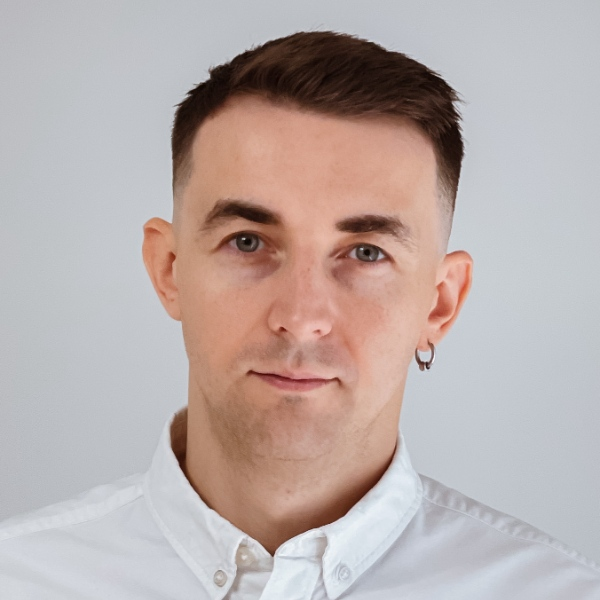
#> input picture images/photo.JPG, 600 x 600 px, given in place of the camera
$ python web_cam.py
#> lines starting #> are read from the running program, lines starting #| are printed output that depends on the picture
import glob
import time
from send_email import send_email
from datetime import datetime
from threading import Thread
import os
import cv2

video = cv2.VideoCapture(0)
time.sleep(1)
first_frame = None
status_list = []
count = 1


def clean_folder():
    print("Clean folder function started")
    images = glob.glob("images_web/*png")
    for image in images:
        os.remove(image)
    print("Clean folder function finished")


while True:
    status = 0
    check, frame = video.read()
#> frame is the input picture: shape (600, 600, 3); mean B, G, R 170.7, 173.1, 186
    gray_frame = cv2.cvtColor(frame, cv2.COLOR_BGR2GRAY)
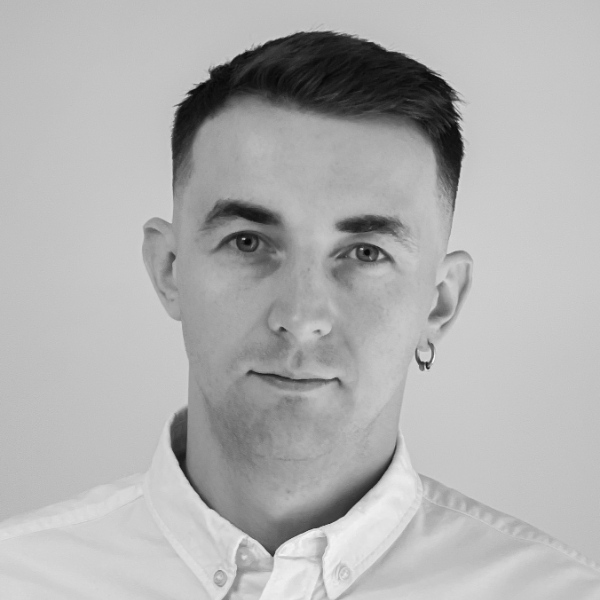
#> gray_frame: shape (600, 600); min 6, max 247, mean 176.8
    gray_frame_gau = cv2.GaussianBlur(gray_frame, (21, 21), 0)
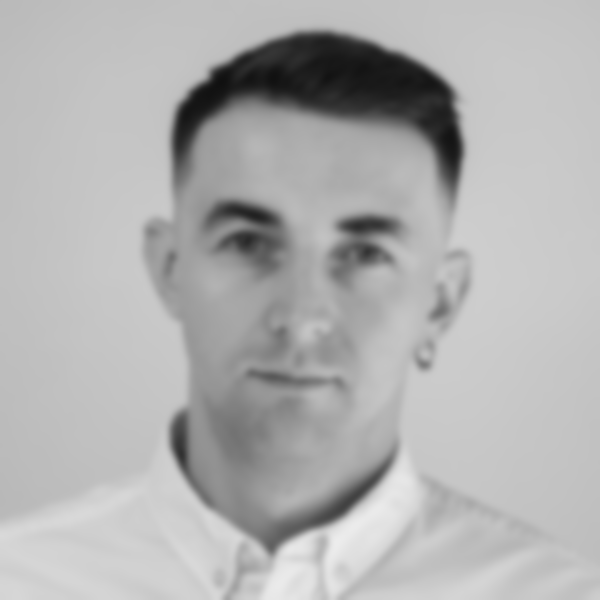
#> gray_frame_gau: shape (600, 600); min 16, max 236, mean 176.8

    now = datetime.now()
    cv2.putText(img=frame, text=now.strftime("%A"), org=(30, 80),
                fontFace=cv2.FONT_HERSHEY_PLAIN, fontScale=3, color=(255, 255, 255),
                thickness=2, lineType=cv2.LINE_AA)
    cv2.putText(img=frame, text=now.strftime("%H:%M:%S"), org=(30, 140),
                fontFace=cv2.FONT_HERSHEY_PLAIN, fontScale=3, color=(255, 0, 0),
                thickness=2, lineType=cv2.LINE_AA)
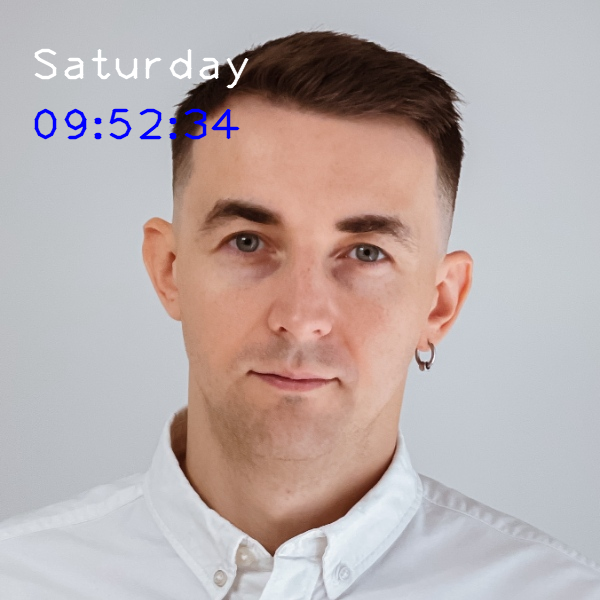
#> frame: shape (600, 600, 3); mean B, G, R 171.4, 172.8, 185.6

    if first_frame is None:
        first_frame = gray_frame_gau

    delta_frame = cv2.absdiff(first_frame, gray_frame_gau)
#> delta_frame: shape (600, 600); every value is 0

    thresh_frame = cv2.threshold(delta_frame, 60, 255, cv2.THRESH_BINARY)[1]
    dil_frame = cv2.dilate(thresh_frame, None, iterations=2)

    contours, check = cv2.findContours(dil_frame, cv2.RETR_EXTERNAL, cv2.CHAIN_APPROX_SIMPLE)
#> contours = []; check = None

    # if it's a fake object we just continue
    for contour in contours:
        if cv2.contourArea(contour) < 5000:
            continue
        x, y, w, h = cv2.boundingRect(contour)
        rectangle = cv2.rectangle(frame, (x, y), (x + w, y + h), (0, 255, 0), 3)
        if rectangle.any():
            status = 1
            cv2.imwrite(f"images_web/{count}.png", frame)
            count += 1
            all_images = glob.glob("images_web/*.png")
            index = int(len(all_images) / 2)
            image_with_object = all_images[index]

    status_list.append(status)
    status_list = status_list[-2:]

    if status_list[0] == 1 and status_list[1] == 0:
        email_thread = Thread(target=send_email, args=(image_with_object, ))
        email_thread.daemon = True
        email_thread.start()

    cv2.imshow("My video", frame)
    # close the app if the user click on "Q" on keyboard
    key = cv2.waitKey(1)
#> (key q is pressed here)
    if key == ord("q"):
        break

video.release()
clean_thread = Thread(target=clean_folder())
clean_thread.daemon = True
clean_thread.start()
